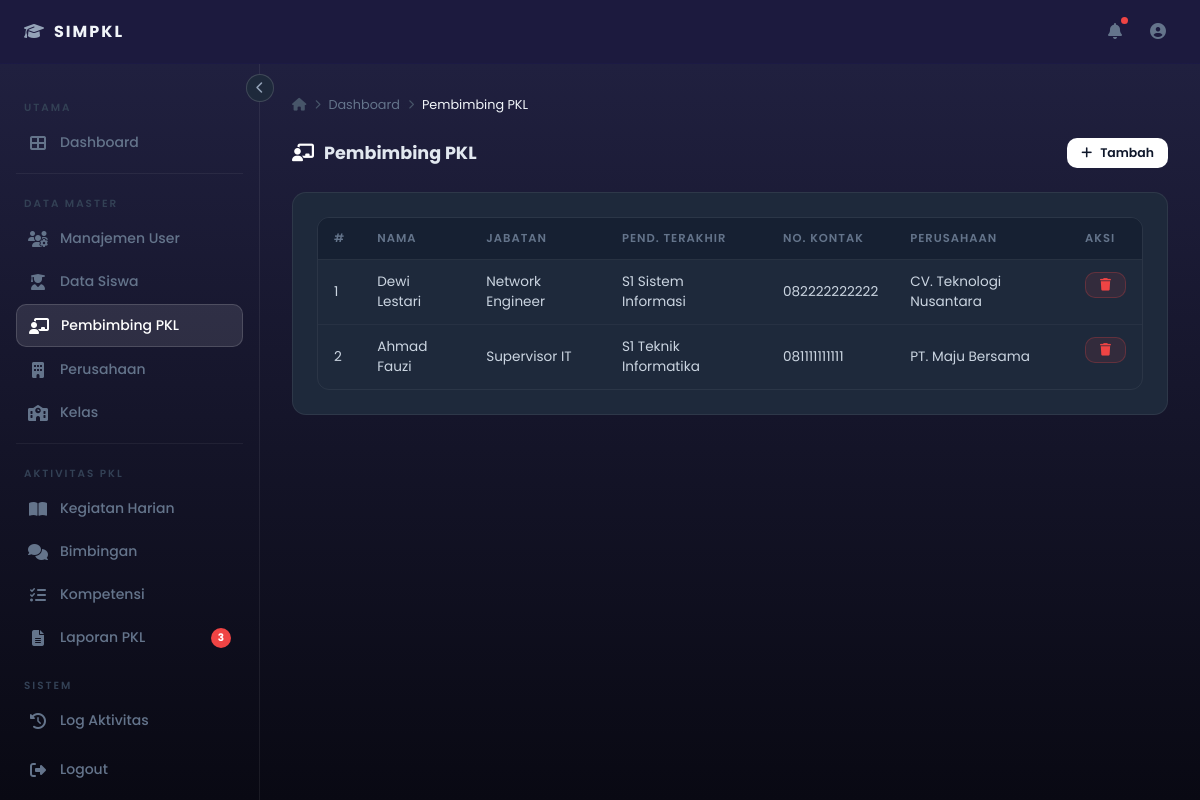
Page /admin-pembimbing.php (signed in) on the earlier database version.
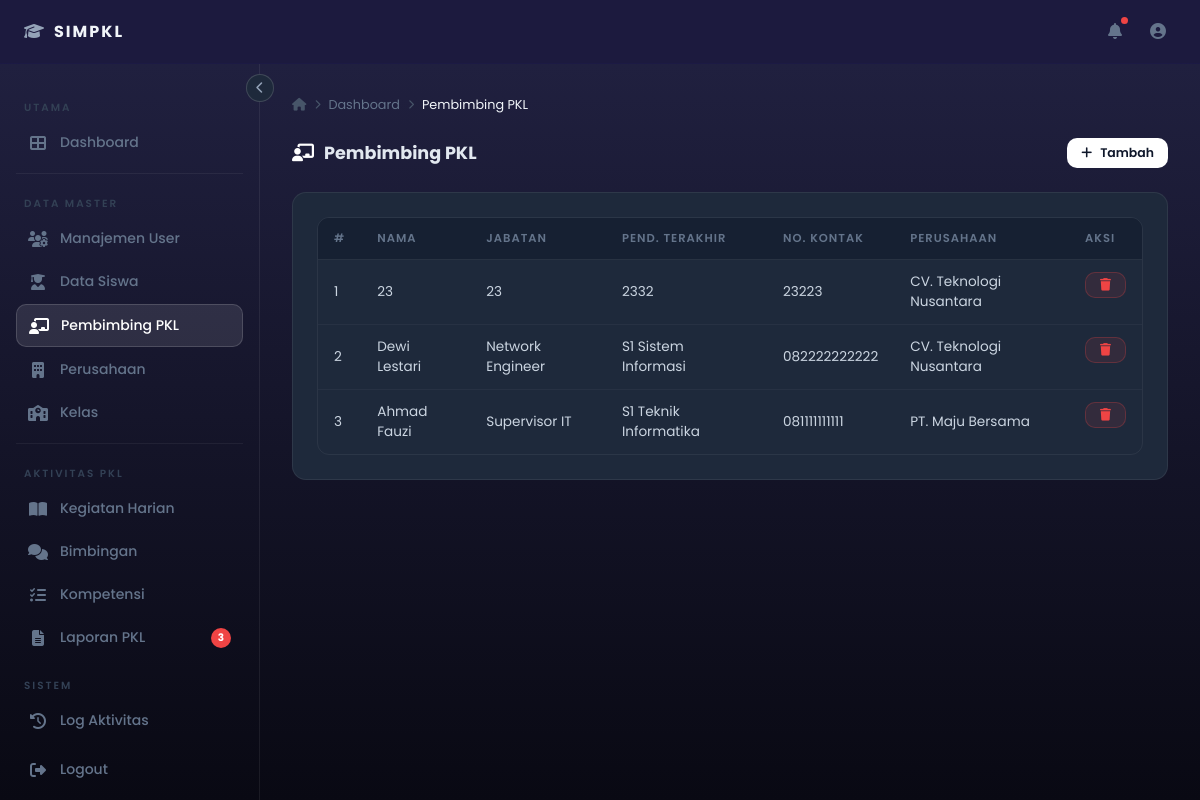
Same page on the later database version.
### tables this page shows
CREATE TABLE `pembimbing_pkl` (
  `id_pembimbing` int(11) NOT NULL,
  `nama` varchar(60) NOT NULL,
  `jabatan` varchar(50) NOT NULL,
  `jab_terakhir` varchar(50) NOT NULL,
  `ttl` date NOT NULL,
  `alamat` varchar(100) NOT NULL,
  `no_kontak` varchar(16) NOT NULL,
  `id_perusahaan` int(25) NOT NULL
);

CREATE TABLE `perusahaan` (
  `id_perusahaan` int(20) NOT NULL,
  `Nama_perusahaan` varchar(60) NOT NULL,
  `Alamat` varchar(100) NOT NULL,
  `telepon` varchar(20) DEFAULT NULL,
  `bidang` varchar(60) DEFAULT NULL,
  `kapasitas` int(5) DEFAULT 0
);

### admin-pembimbing.php (the view, shortened to what this page needs)
<?php
include "config.php";
$rows = mysqli_query($conn, "SELECT pb.*,p.Nama_perusahaan FROM pembimbing_pkl pb LEFT JOIN perusahaan p ON pb.id_perusahaan=p.id_perusahaan ORDER BY pb.id_pembimbing DESC");
include '_header_admin.php';
?>
<div class="page-header">
  <h2><i class="fas fa-chalkboard-teacher"></i> Pembimbing PKL</h2>
  <button class="btn btn-primary btn-sm" onclick="document.getElementById('modal_pembimbing').classList.add('active')">
    <i class="fas fa-plus"></i> Tambah
  </button>
</div>
<div class="card">
  <div class="table-wrapper">
    <table>
      <thead><tr><th>#</th><th>Nama</th><th>Jabatan</th><th>Pend. Terakhir</th><th>No. Kontak</th><th>Perusahaan</th><th>Aksi</th></tr></thead>
      <tbody>
      <?php $no=1; while($row=mysqli_fetch_assoc($rows)): ?>
      <tr>
        <td><?php echo $no++;?></td>
        <td><?php echo htmlspecialchars($row['nama']??'-');?></td><td><?php echo htmlspecialchars($row['jabatan']??'-');?></td><td><?php echo htmlspecialchars($row['jab_terakhir']??'-');?></td><td><?php echo htmlspecialchars($row['no_kontak']??'-');?></td><td><?php echo htmlspecialchars($row['Nama_perusahaan']??'-');?></td>
        <td style="display:flex;gap:6px;">
          <a href="?hapus=<?php echo $row['id_pembimbing'];?>" class="btn btn-danger btn-sm"
             onclick="return confirm('Hapus data ini?')"><i class="fas fa-trash"></i></a>
        </td>
      </tr>
      <?php endwhile;?>
      </tbody>
    </table>
  </div>
</div>
<?php include '_footer_admin.php'; ?>

Differences in the rows shown:
added pembimbing_pkl: nama "23", jabatan "23", jab_terakhir "2332", no_kontak "23223", id_perusahaan.Nama_perusahaan "CV. Teknologi Nusantara"
